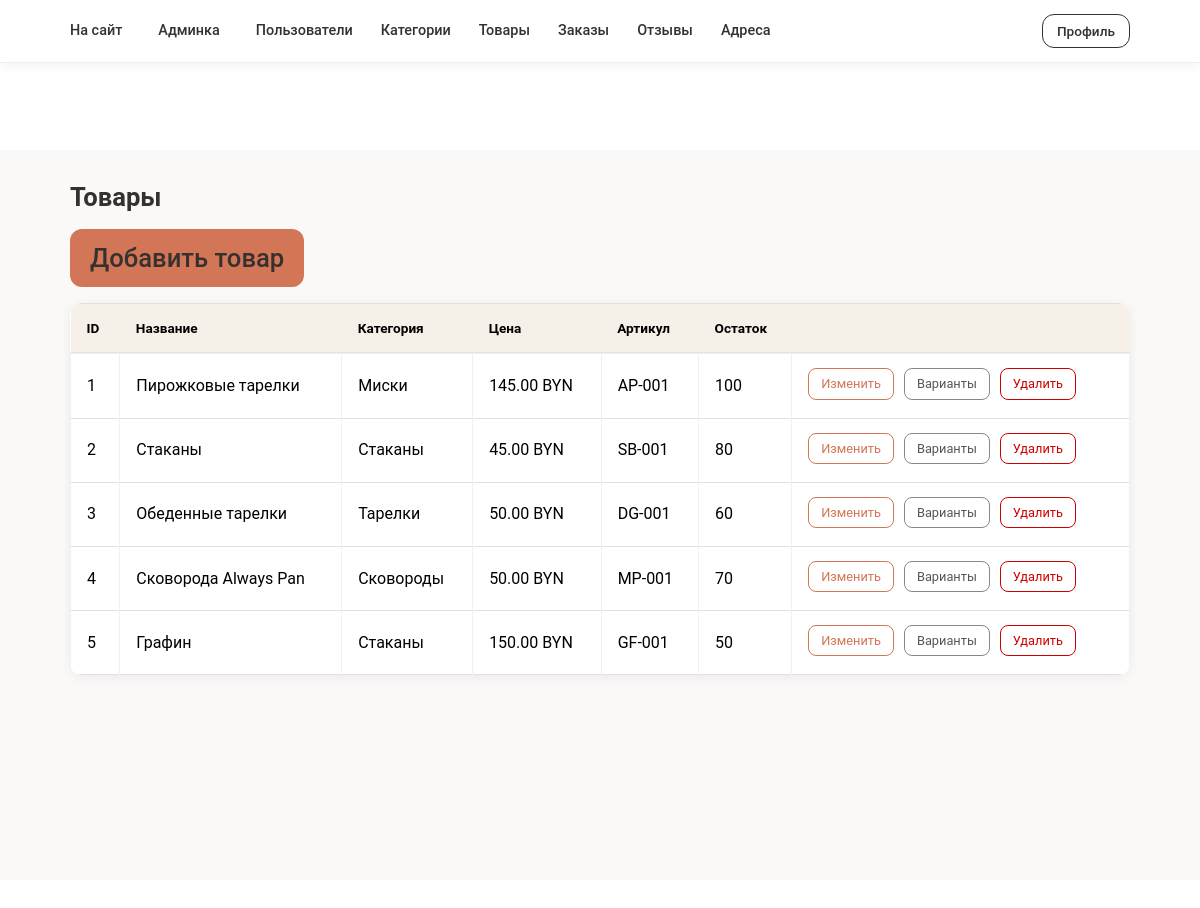
/admin/products.php (signed in), run on the app's committed database.
### tables this page shows
CREATE TABLE `products` (
  `id` int UNSIGNED NOT NULL,
  `category_id` int UNSIGNED DEFAULT NULL,
  `name` varchar(255) NOT NULL,
  `slug` varchar(255) NOT NULL,
  `description` text,
  `price` decimal(10,2) NOT NULL DEFAULT '0.00',
  `sku` varchar(100) DEFAULT NULL,
  `stock_quantity` int UNSIGNED NOT NULL DEFAULT '0',
  `is_active` tinyint(1) NOT NULL DEFAULT '1',
  `created_at` datetime NOT NULL DEFAULT (now()),
  `updated_at` datetime NOT NULL DEFAULT (now()) ON UPDATE CURRENT_TIMESTAMP
);

CREATE TABLE `categories` (
  `id` int UNSIGNED NOT NULL,
  `parent_id` int UNSIGNED DEFAULT NULL,
  `name` varchar(255) NOT NULL,
  `slug` varchar(255) NOT NULL,
  `description` text,
  `sort_order` int NOT NULL DEFAULT '0',
  `is_active` tinyint(1) NOT NULL DEFAULT '1',
  `created_at` datetime NOT NULL DEFAULT (now()),
  `updated_at` datetime NOT NULL DEFAULT (now()) ON UPDATE CURRENT_TIMESTAMP
);

### admin/products.php (the view, shortened to what this page needs)
<?php
require_once __DIR__ . '/common.php';
$products = $pdo->query('SELECT p.*, c.name AS category_name FROM products p LEFT JOIN categories c ON c.id = p.category_id ORDER BY p.id')->fetchAll();
require_once __DIR__ . '/header.php';
?>
<div class="container">
    <h1 class="mb-3">Товары</h1>
    <a href="product_edit.php" class="btn btn-primary mb-3">Добавить товар</a>
    <div class="table-responsive">
        <table class="table table-bordered">
            <thead><tr><th>ID</th><th>Название</th><th>Категория</th><th>Цена</th><th>Артикул</th><th>Остаток</th><th></th></tr></thead>
            <tbody>
            <?php foreach ($products as $p): ?>
            <tr>
                <td><?= (int)$p['id'] ?></td>
                <td><?= htmlspecialchars($p['name']) ?></td>
                <td><?= htmlspecialchars($p['category_name'] ?? '—') ?></td>
                <td><?= number_format($p['price'], 2) ?> BYN</td>
                <td><?= htmlspecialchars($p['sku'] ?? '') ?></td>
                <td><?= (int)$p['stock_quantity'] ?></td>
                <td>
                    <a href="product_edit.php?id=<?= (int)$p['id'] ?>" class="btn btn-sm btn-outline-primary">Изменить</a>
                    <a href="product_variants.php?id=<?= (int)$p['id'] ?>" class="btn btn-sm btn-outline-secondary">Варианты</a>
                    <a href="products.php?delete=<?= (int)$p['id'] ?>" class="btn btn-sm btn-outline-danger" onclick="return confirm('Удалить?')">Удалить</a>
                </td>
            </tr>
            <?php endforeach; ?>
            </tbody>
        </table>
    </div>
</div>
<?php require_once __DIR__ . '/footer.php';

### css/index.css (style rules this page uses)
* { padding: 0; margin: 0; border: 0; box-sizing: border-box; }
body { min-width: 320px; font-family: 'Roboto', sans-serif; color: #35312e; line-height: 1.5; }
html, body { height: 100%; width: 100%; scroll-behavior: smooth; --c-red: #670A18; --c-primary: #d37657; --c-dark: #35312e; --c-light: #f5f1e9; }
a { color: inherit; text-decoration: none; transition: color 0.3s ease, transform 0.3s ease; }
h1, h2, h3, h4, h5, h6 { font-weight: 400; text-wrap: balance; margin-bottom: 1rem; }
.container { max-width: 1344px; padding: 20px 15px; margin: 0 auto; }

### admin/css/admin.css (style rules this page uses)
:root { --c-primary: #d37657; --c-dark: #35312e; --c-light: #f5f1e9; --c-red: #670A18; }
.admin-page .container, .admin-container { max-width: 1100px; margin: 0 auto; padding: 0 20px; }
.admin-page .container > h1, .admin-page .mb-3:first-of-type { font-size: 1.6rem; font-weight: 600; color: var(--c-dark); margin-bottom: 1.25rem; }
.admin-page .table-responsive { border-radius: 12px; overflow: hidden; box-shadow: 0 2px 12px rgba(0,0,0,0.06); background: #fff; }
.admin-page .table { margin-bottom: 0; color: var(--c-dark); }
.admin-page .table thead th { background: var(--c-light); font-weight: 600; font-size: 0.85rem; padding: 14px 16px; border: none; border-bottom: 2px solid rgba(0,0,0,0.06); }
.admin-page .table tbody td { padding: 14px 16px; vertical-align: middle; border-color: rgba(0,0,0,0.06); }
.admin-page .table .btn-sm { border-radius: 8px; font-size: 0.8rem; padding: 5px 12px; margin-right: 6px; margin-bottom: 4px; }
.admin-page .table .btn-outline-primary { border-color: var(--c-primary); color: var(--c-primary); }
.admin-page .table .btn-outline-secondary { border-color: #888; color: #555; }
.admin-page .table .btn-outline-danger { border-color: #c00; color: #c00; }
.admin-page .container > .btn-primary, .admin-page .container > a.btn { border-radius: 12px; padding: 10px 20px; font-weight: 500; margin-bottom: 1rem; }
.admin-page .container > .btn-primary { background: var(--c-primary); border: none; }
.admin-page .container .btn-primary { background: var(--c-primary); border: none; border-radius: 12px; padding: 10px 20px; font-weight: 500; }

### data on the page
products: id "1", name "Пирожковые тарелки", category.name "Миски", price "145.00", sku "AP-001", stock_quantity "100"
products: id "2", name "Стаканы", category.name "Стаканы", price "45.00", sku "SB-001", stock_quantity "80"
products: id "3", name "Обеденные тарелки", category.name "Тарелки", price "50.00", sku "DG-001", stock_quantity "60"
products: id "4", name "Сковорода Always Pan", category.name "Сковороды", price "50.00", sku "MP-001", stock_quantity "70"
products: id "5", name "Графин", category.name "Стаканы", price "150.00", sku "GF-001", stock_quantity "50"
